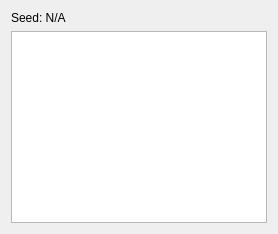
<?xml version="1.0" encoding="UTF-8"?>
<ui version="4.0">
 <class>PermutationsTab</class>
 <widget class="QWidget" name="PermutationsTab">
  <layout class="QVBoxLayout" name="verticalLayout">
   <item>
    <widget class="QLabel" name="seedLabel">
     <property name="text">
      <string>Seed: N/A</string>
     </property>
    </widget>
   </item>
   <item>
    <widget class="QTableView" name="permutationTable">
     <property name="editTriggers">
      <set>QAbstractItemView::NoEditTriggers</set>
     </property>
     <property name="selectionBehavior">
      <enum>QAbstractItemView::SelectRows</enum>
     </property>
     <property name="selectionMode">
      <enum>QAbstractItemView::SingleSelection</enum>
     </property>
    </widget>
   </item>
  </layout>
 </widget>
 <resources/>
 <connections/>
</ui>
